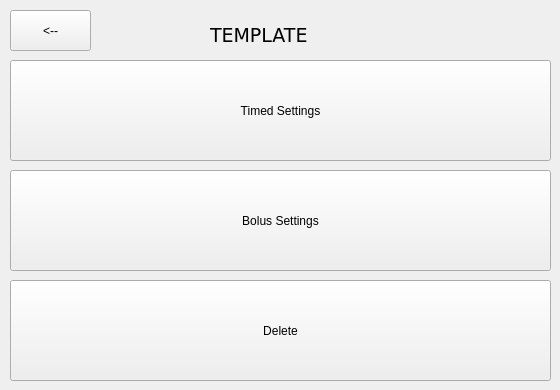
    <widget class="QWidget" name="page">
     <widget class="QPushButton" name="backToPersonalProfilesPageBTN_2">
      <property name="geometry">
       <rect>
        <x>10</x>
        <y>10</y>
        <width>81</width>
        <height>41</height>
       </rect>
      </property>
      <property name="text">
       <string>&lt;--</string>
      </property>
     </widget>
     <widget class="QLabel" name="label_165">
      <property name="geometry">
       <rect>
        <x>210</x>
        <y>20</y>
        <width>161</width>
        <height>31</height>
       </rect>
      </property>
      <property name="font">
       <font>
        <family>DejaVu Sans</family>
        <pointsize>14</pointsize>
       </font>
      </property>
      <property name="text">
       <string>TEMPLATE</string>
      </property>
     </widget>
     <widget class="QPushButton" name="timedSettingBTN">
      <property name="geometry">
       <rect>
        <x>10</x>
        <y>60</y>
        <width>541</width>
        <height>101</height>
       </rect>
      </property>
      <property name="text">
       <string>Timed Settings</string>
      </property>
     </widget>
     <widget class="QPushButton" name="deleteBTN">
      <property name="geometry">
       <rect>
        <x>10</x>
        <y>280</y>
        <width>541</width>
        <height>101</height>
       </rect>
      </property>
      <property name="text">
       <string>Delete</string>
      </property>
     </widget>
     <widget class="QPushButton" name="bolusSettingBTN">
      <property name="geometry">
       <rect>
        <x>10</x>
        <y>170</y>
        <width>541</width>
        <height>101</height>
       </rect>
      </property>
      <property name="text">
       <string>Bolus Settings</string>
      </property>
     </widget>
    </widget>
